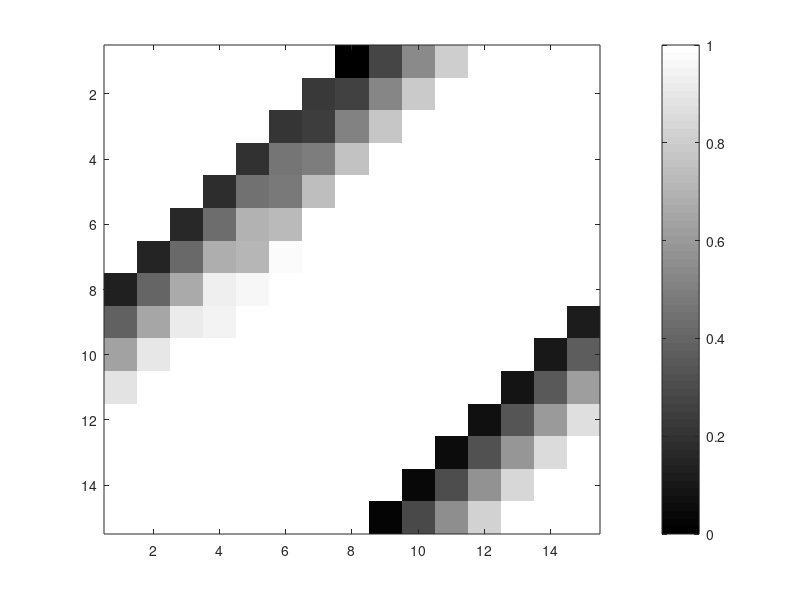

MATLAB code to generate this figure:
t=[0:0.01:0.98]

y1 = sin(2*pi*4*t);
y2 = cos(2*pi*4*t);

# 'plot(VAR_1,VAR_2)' -> plot figure
#plot(t,y1)
#plot(t,y2)

# use 'hold on' to overlap 2 figure (draw both on the same data sheet
##plot(t,y1);
##hold on;
##plot(t,y2);

# Change color
##plot(t,y1);
##hold on;
##plot(t,y2,'r');

# Add label
##xlabel('time');
##ylabel('value');

# Add legend(s)
##legend('sin','cos');

# Add title
##title('my plot');

# Print
#print -dpng 'myPlot.png'

# Close figure
#close

# Define figure number
##figure(1); plot(t,y1);
##figure(2); plot(t,y2);

# Subplot - Divide plot into subplot
##subplot(1,2,1); # Divides plot a 1x2 grid, access 1st element
##plot(t,y1);
##subplot(1,2,2); # Access 2nd element
##plot(t,y2);

# Modify axis range
# 'axis([x-min x-max y-min y-max])'
##axis([0.5 1 -1 1]);

# Clear figures
#clf


# Trick to visualize matrix
##A = magic(5);
A = magic(15);
##imagesc(A) # might need to open figure first
# Change imagesc color
image(A), colorbar, colormap gray;
